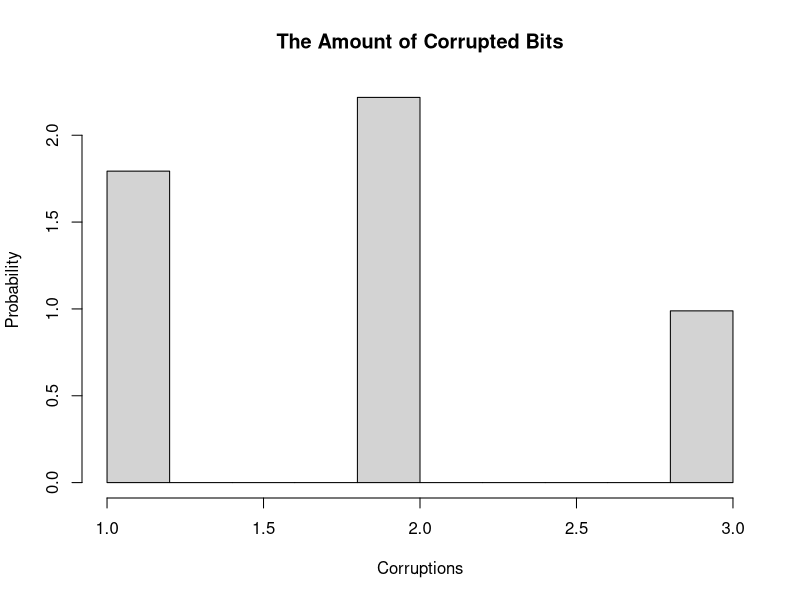
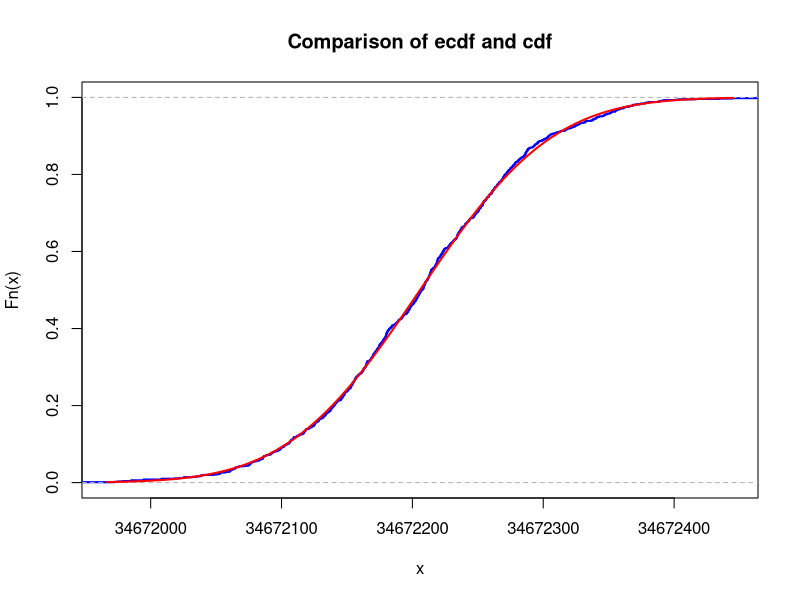
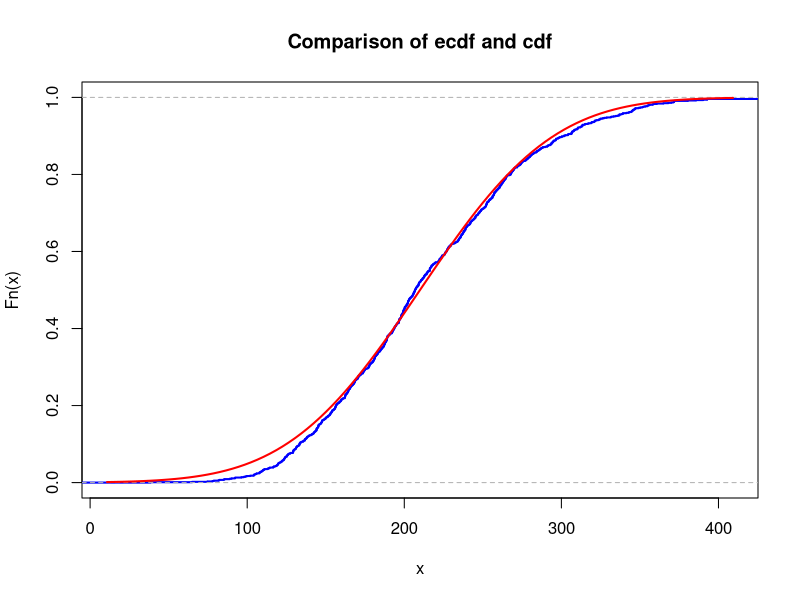
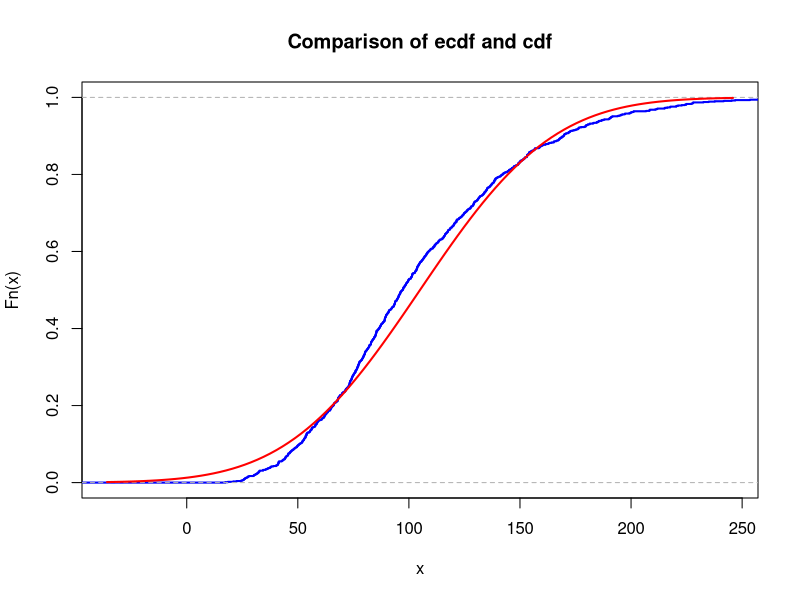
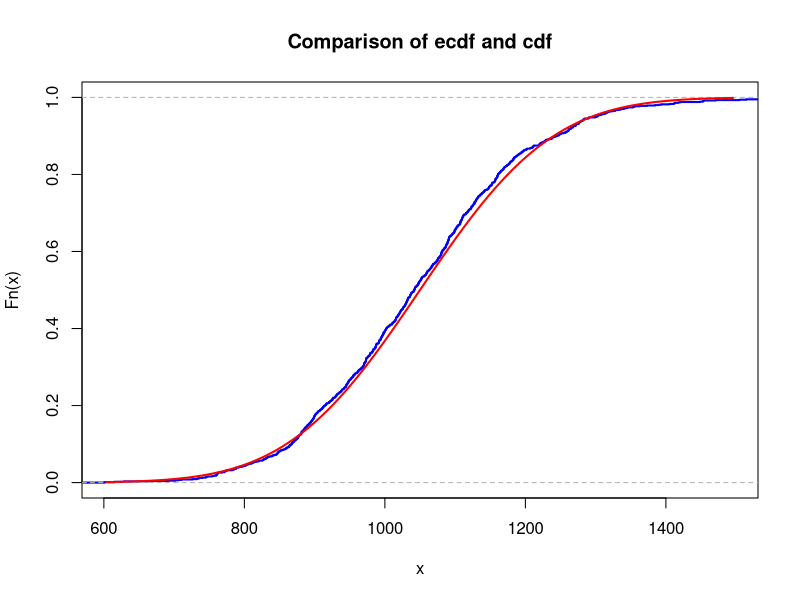

Generate these figures, in order, with R:
## ---- chunk 1

id <- 11
set.seed(id)
p <- id/100
# matrices G and H
G <- matrix(c(1, 1, 1, 0, 0, 0, 0,
		1, 0, 0, 1, 1, 0, 0,
		0, 1, 0, 1, 0, 1, 0,
		1, 1, 0, 1, 0, 0, 1), nrow = 4, byrow = TRUE)
H <- t(matrix(c(1, 0, 1, 0, 1, 0, 1,
		0, 1, 1, 0, 0, 1, 1,
		0, 0, 0, 1, 1, 1, 1), nrow = 3, byrow = TRUE))
# cat("The matrix G is: \n") 
#G  
#cat("The matrix H is: \n") 
#H
#cat("The product GH must be zero: \n")
#(G%*%H) %%2
## ---- chunk 2
# generate N messages
message_generator <- function(N) {
  matrix(sample(c(0,1), 4*N, replace = TRUE), nrow = N)
}  
N <- 5000
messages <- message_generator(N)
codewords <- (messages %*% G) %% 2
messages[(1:5),]
codewords[(1:5),]
## ---- chunk 3
# generate "masks" for our encoded messages
# 1 in the mask on the ith index means ith bit of the message will be changed
errors <- matrix(sample(c(0,1), 7*N, replace = TRUE, prob=c(1-p, p)), nrow=N)
cat("errors: \n")
errors[(1:5),]
received <- codewords + errors
received <- t(apply(received, 1, function(x) replace(x, x==2, 0)))
cat("\noriginal codewords: \n")
codewords[(1:5),]
cat("\nreceived codewords with errors: \n")
received[(1:5),]
## ---- chunk 4
decode <- function(r) {
  z <- r %*% H
  z <- z %% 2
  index <- z[1,1] + 2 * z[1,2] + 4 * z[1,3]
  if (index > 0) {
    r[index] <- (r[index] + 1) %% 2
  }
  return(c(r[3],r[5],r[6],r[7]))
}
decoded <- t(apply(received, 1, decode))
cat("decoded: \n")
decoded[(1:5),]
cat("original: \n")
messages[(1:5),]

p_hat <- sum(
  decoded[,1]==messages[,1]& 
  decoded[,2]==messages[,2]&
  decoded[,3]==messages[,3]&
  decoded[,4]==messages[,4]
  ) / N
cat("Estimated p* (^p) = \n")
p_hat
## ---- chunk 5
ident <- decoded!=messages
ident <- apply(ident, 1, sum)
ident <- ident[ident!=0]
hist(x=ident,
     freq=FALSE, 
     main="The Amount of Corrupted Bits",
     xlab="Corruptions",
     ylab="Probability")
## ---- chunk 6
?rpois
T <- 30.1
T_seconds <- T*60*60*24*365
atomic_mass <- 139
lambda <- log(2)/(T_seconds)
N_avogadro <- 6*(10^23)
mass <- id*(10^(-6))
N <- (mass/atomic_mass)*N_avogadro
mu <- N * lambda
K <- 1e3
n <- 5
X <- rpois(n*K, lambda=mu)
# plot(X)
sample_means <- colMeans(matrix(X, nrow=n))

means <- replicate(K, mean(colMeans(matrix(rpois(n*K, lambda=mu), nrow=n))))

## ---- chunk 7
mu <- mean(means)
sigma <- sd(means)
## ---- chunk 8
xlims <- c(mu-3*sigma,mu+3*sigma)
Fs <- ecdf(means)
plot(Fs, 
     xlim = xlims, 
     ylim = c(0,1),
     col = "blue",
     lwd = 2,
     main = "Comparison of ecdf and cdf")
curve(pnorm(x, mean = mu, sd = sigma), col = "red", lwd = 2, add = TRUE)
## ---- chunk 9
find_max_difference <- function(n) {
  means <- replicate(K, mean(colMeans(matrix(rpois(n*K, lambda=mu), nrow=n))))
  norm_mu <- mean(means)
  sigma <- sd(means)
  x <- seq(min(means), max(means),by = .001)
  difference <- max(abs(ecdf(means)(x)-pnorm(x, mean = norm_mu, sd = sigma)))
  return (difference)
}
## ---- chunk 10
# difference_n1 <- find_max_difference(10)
difference_n2 <- find_max_difference(50)
difference_n3 <- find_max_difference(200)
# difference_n1
difference_n2
difference_n3
## ---- chunk 11
samples <- colSums(matrix(rpois(n*K, lambda=mu), nrow=n))
condit <- length(which(samples<8*(10^8)))
condit
## ---- chunk 12
markov_bound <- function(a) {
  bound <- mu/a
  return (bound)
}
res <- markov_bound(8*(10^8))
res
?ppois
## ---- chunk 13
nu1 <- 10 + id
K <- 1e3
n <- 10
sample_means <- colSums(matrix(rexp(n*K, rate = 1/nu1), nrow=n))

## ---- chunk 14
mu <- n*nu1
sigma <- sqrt(n)*nu1  

## ---- chunk 15


#Finding max error for n = 10

x <- seq(0,500,by=.01)
max(abs(ecdf(sample_means)(x)-pnorm(x,mean = mu, sd = sigma)))

## ---- chunk 16
xlims <- c(mu-3*sigma,mu+3*sigma)
Fs <- ecdf(sample_means)
plot(Fs, 
     xlim = xlims, 
     col = "blue",
     lwd = 2,
     main = "Comparison of ecdf and cdf")
curve(pnorm(x, mean = mu, sd = sigma), col = "red", lwd = 2, add = TRUE)
## ---- chunk 17
max_error = function(n){
  nu1 <- 10 + id
  K <- 1e3
  sample_means <- colSums(matrix(rexp(n*K, rate = 1/nu1), nrow=n))
  mu <- n*nu1
  sigma <- sqrt(n)*nu1
  x <- seq(0,500,by=.01)
  return(max(abs(ecdf(sample_means)(x)-pnorm(x,mean = mu, sd = sigma))))
}

## ---- chunk 18
visualize = function(n){
  nu1 <- 10 + id
  K <- 1e3
  sample_means <- colSums(matrix(rexp(n*K, rate = 1/nu1), nrow=n))
  mu <- n*nu1
  sigma <- sqrt(n)*nu1
  xlims <- c(mu-3*sigma,mu+3*sigma)
  Fs <- ecdf(sample_means)
  plot(Fs, 
       xlim = xlims, 
       col = "blue",
       lwd = 2,
       main = "Comparison of ecdf and cdf")
  curve(pnorm(x, mean = mu, sd = sigma), col = "red", lwd = 2, add = TRUE)
}

## ---- chunk 19

visualize(5)
## ---- chunk 20
max_error(5)

## ---- chunk 21

visualize(50)
## ---- chunk 22
max_error(50)
